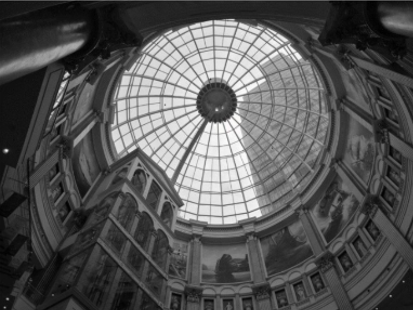
%> input picture 第 1 章 基于直方图优化的图像去雾技术/image.png, 413 x 310 px
$ octave --eval "result = RemoveFogByLocalHisteq(imread('image.png'));"   (GNU Octave 9; MATLAB toolbox functions it lacks are replaced by stand-ins)
%> lines starting %> are read from the running program, lines starting %| are printed output that depends on the picture
function In = RemoveFogByLocalHisteq(I, flag)
% 对 RGB 图像，分别对 R、G、B 进行均衡，再得到新 RGB 图像
% 输入参数：
% I——图像矩阵
% flag——显示标记
% 输出参数：
% In——结果图像

% 确定函数被调用时输入参数的数量
if nargin <2
    flag=1;
end

% 提取图像的R G B分量
R=I(:,:,1);
G=I(:,:,2);
B=I(:,:,3);

% 分别对 R、G、B 三层分量进行局部直方图均衡化处理
g1 = GetLocalHisteq(R);
g2 = GetLocalHisteq(G);
g3 = GetLocalHisteq(B);

% 通过集成局部直方图均衡化后的分量得到结果图像
In = cat(3, g1, g2, g3);

% 结果显示
if flag
    figure;
    subplot(2, 2, 1); imshow(I); title('原图像', 'FontWeight', 'Bold');
    subplot(2, 2, 2); imshow(In); title('处理后的图像', 'FontWeight', 'Bold');
    % 灰度化，用于计算直方图
    Q = rgb2gray(I);
    W = rgb2gray(In);
    subplot(2, 2, 3); imhist(Q, 64); title('原灰度直方图', 'FontWeight', 'Bold');
    subplot(2, 2, 4); imhist(W, 64); title('处理后的灰度直方图', 'FontWeight', 'Bold');
end

function g = GetLocalHisteq(I)
% 对灰度图像进行局部直方图均衡化
% 输入参数：
% I——图像矩阵
% 输出参数：
% g——结果图像

% 调用库函数 adapthisteq，执行局部均衡化增强
g = adapthisteq(I,'clipLimit',0.02,'Distribution','rayleigh');
%> in GetLocalHisteq, `g = adapthisteq(I,'clipLimit',0.02,'Distribution','rayleigh');`:
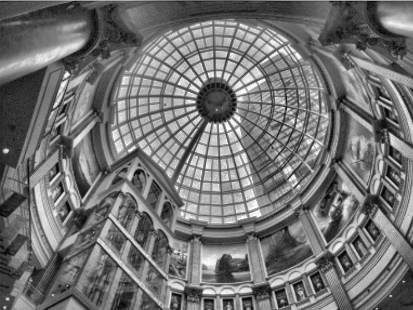
%> g: size 310x413 uint8; min 0, max 255, mean 115
%> `result = RemoveFogByLocalHisteq(imread('image.png'));`:
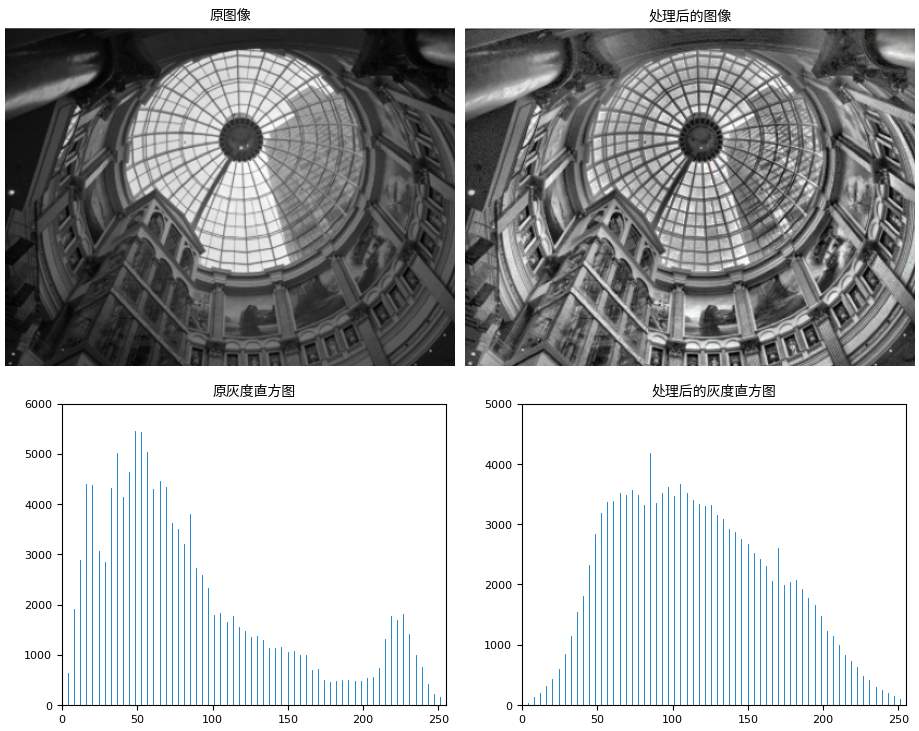
%> figure redrawn from the program's plot data, 4 panels
